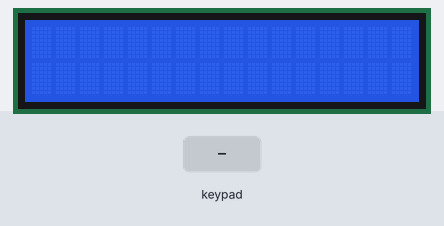
Simulated run of this sketch. Board: Arduino Uno, built with avr-gcc and run on an emulated ATmega328P. Shown: 16×2 character LCD. The test bench sets the inputs (shaded band). What the sketch prints to the serial monitor is not drawn.

Above: at 1.2 s.
1.3 s: keypad keys 0 1 2 3 # pressed 0.4 s apart
At 3.6 s:
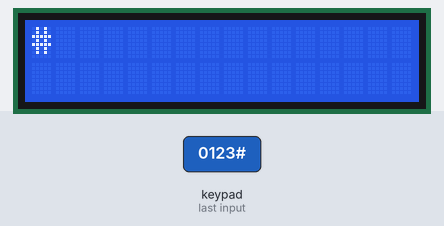
4.8 s: key 'A' pressed
At 6.0 s:
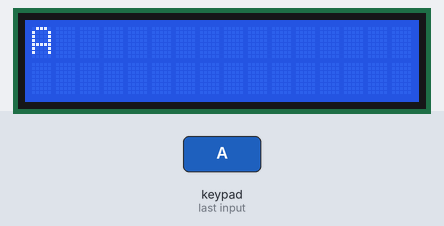
6.3 s: key 'B' pressed
At 7.2 s:
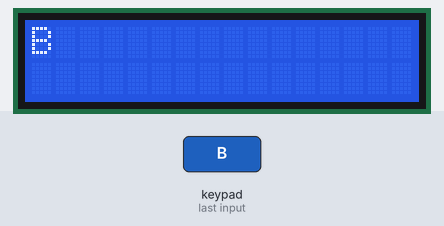
7.8 s: keypad keys 0 1 2 3 * pressed 0.4 s apart
At 10.8 s:
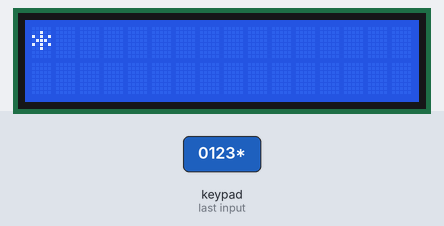
11.3 s: key 'C' pressed
At 12.4 s:
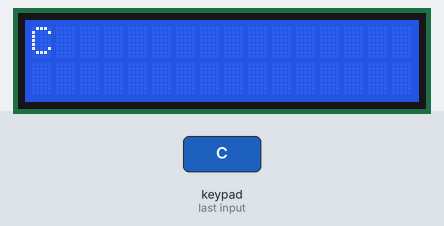
12.8 s: keypad keys 0 1 2 3 D pressed 0.4 s apart
At 13.4 s:
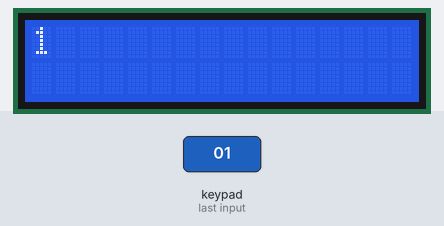
Timing chart, 0 to 15.8 s (numbered marks = the images above; inputs shaded):
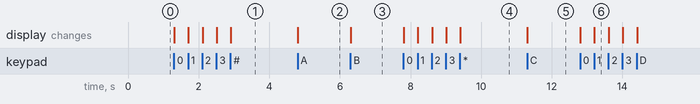

The sketch:

Keypad_I2C.ino
```cpp
/* @file CustomKeypad.pde
|| @version 1.0
|| @author Alexander Brevig
|| @contact alexanderbrevig@gmail.com
||
|| @description
|| | Demonstrates changing the keypad size and key values.
|| #
    Use with I2C i/o G. D. (Joe) Young Feb 28/12
*/
#include <Keypad_I2C.h>
#include <Keypad.h>        // GDY120705
#include <Wire.h>
#include <LiquidCrystal_I2C.h>

#define I2CADDR 0x21

const byte ROWS = 4; //four rows
const byte COLS = 4; //four columns
//define the cymbols on the buttons of the keypads
char hexaKeys[ROWS][COLS] = {
  {'1','2','3','A'},
  {'4','5','6','B'},
  {'7','8','9','C'},
  {'*','0','#','D'}
};
byte rowPins[ROWS] = {0, 1, 2, 3}; //connect to the row pinouts of the keypad
byte colPins[COLS] = {4, 5, 6, 7}; //connect to the column pinouts of the keypad

//initialize an instance of class NewKeypad
Keypad_I2C customKeypad( makeKeymap(hexaKeys), rowPins, colPins, ROWS, COLS, I2CADDR);
LiquidCrystal_I2C lcd(0x27, 16, 2);

void setup(){
//  Wire.begin( );
  customKeypad.begin( );        // GDY120705
  lcd.begin();
  Serial.begin(9600);
}

void loop(){
  char customKey = customKeypad.getKey();

  if (customKey != NO_KEY){
    Serial.println(customKey);
    lcd.clear();
    lcd.print(customKey);
  }
}
```

Measured:
- after the input at 1.3 s, the display: first changes at once (image 1 shows a later state)
- after the input at 4.8 s, the display: changes at once (image 2)
- after the input at 6.3 s, the display: changes at once (image 3)
- after the input at 7.8 s, the display: first changes at once (image 4 shows a later state)
- after the input at 11.3 s, the display: changes at once (image 5)
- after the input at 12.8 s, the display: first changes at once (image 6 shows a later state)
